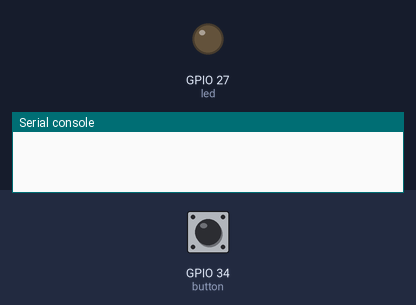
Recording of a program running on a simulated ESP32 board running MicroPython. Shown: output pins drawn as LEDs (lit = HIGH), the last lines printed to the serial console. Inputs (shaded band) come from the test bench; at power-on: GPIO 34 (button) LOW.

Above: at 1.2 s.
1.3 s: GPIO 34 (button) pulled HIGH for 0.15 s
At 1.8 s:
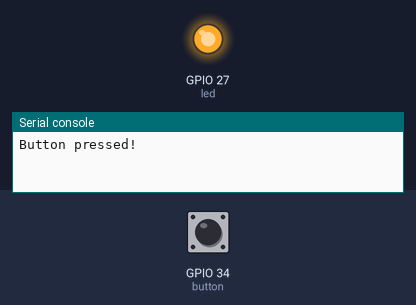
Timing chart, 0 to 4.3 s (numbered marks = the images above; inputs shaded):
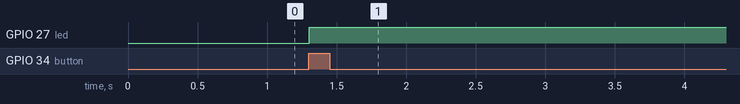

Measured:
- after the input at 1.3 s, GPIO 27 (led): LOW → HIGH at once

The program:

LedButton.py
```python
from machine import Pin
from time import sleep

LED_PIN = 27
BUTTON_PIN = 34

led = Pin(LED_PIN, Pin.OUT)
button = Pin(BUTTON_PIN, Pin.IN, Pin.PULL_DOWN)

while True:
    if button.value():
        print("Button pressed!")
        led.value(True)
        sleep(.2) # Debounce

    sleep(.01)
```
